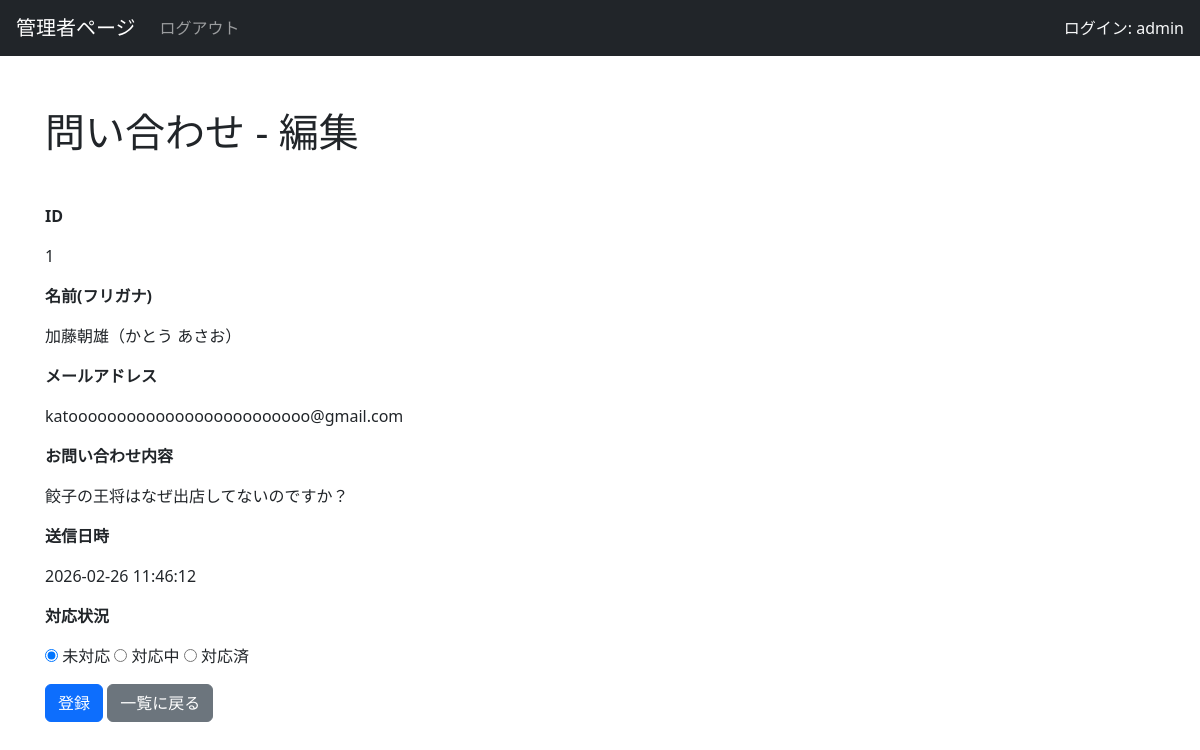
/admin/admin_contact_edit.php?id=1 (signed in), run on the app's committed database.
### tables this page shows
CREATE TABLE `contact` (
  `id` int(11) NOT NULL,
  `name` varchar(255) NOT NULL,
  `kana` varchar(255) NOT NULL,
  `email` varchar(255) NOT NULL,
  `message` text NOT NULL,
  `receive_date` datetime NOT NULL,
  `update_date` datetime NOT NULL,
  `status` int(3) NOT NULL
);

CREATE TABLE `support_status` (
  `id` int(11) NOT NULL,
  `status` varchar(255) NOT NULL,
  `create_date` datetime NOT NULL
);

### functions/function.php (called while the page is built, shortened)
<?php
function h($str)
{
    return htmlspecialchars($str, ENT_QUOTES, 'UTF-8');
}

### admin/admin_contact_edit.php (the view, shortened to what this page needs)
<?php
require_once __DIR__ . "/../functions/function.php";
$id = $_GET["id"];
$db = db_connect();
$sql = "SELECT * FROM contact WHERE id=:id";
$sql2 = " SELECT id,status FROM support_status";
$stmt = $db->prepare($sql);
$stmt2 = $db->prepare($sql2);
$stmt->bindParam(":id", $id, PDO::PARAM_INT);
$stmt->execute();
$stmt2->execute();
$data = $stmt->fetch(PDO::FETCH_ASSOC);
$staData = $stmt2->fetchAll(PDO::FETCH_ASSOC);
?>
<!DOCTYPE html>
<html lang="ja">
<head>
    <link rel="stylesheet" href="https://cdn.jsdelivr.net/npm/bootstrap@5.3.8/dist/css/bootstrap.min.css">
</head>
<body>
    <?php include('admin-header.php');  ?>
    <main role="main" class="container" style="padding:60px 15px 0">
        <h1 class="my-5">問い合わせ - 編集</h1>
        <form action="admin_contact_edit_do.php?id=<?php echo $data["id"]; ?>" method="post" class="mb-3">
            <div class="mb-3">
                <p><b>ID</b></p>
                <p><?php echo $data["id"] ?></p>
                <p><b>名前(フリガナ)</b></p>
                <p><?php echo h($data["name"]) ?><?php echo "（" . h($data["kana"]) . "）" ?></p>
                <p><b>メールアドレス</b></p>
                <p><?php echo h($data["email"]) ?></p>
                <p><b>お問い合わせ内容</b></p>
                <p><?php echo h($data["message"]) ?></p>
                <p><b>送信日時</b></p>
                <p><?php echo $data["receive_date"] ?></p>
                <p><b>対応状況</b></p>
                <?php foreach ($staData as $status): ?>
                    <input type="radio" id="<?php echo $status["id"]; ?>" name="status" value="<?php echo $status["id"]; ?>" <?php echo $status["id"] === $data["status"]  ? "checked" : "" ?>>
                    <label for="<?php echo $status["id"]; ?>"><?php echo $status["status"]; ?></label>
                <?php endforeach; ?>
            </div>
            <div class="mb-3">
                <button type="submit" class="btn btn-primary">登録</button>
                <a href="admin_contact_detail.php" class="btn btn-secondary">一覧に戻る</a>
            </div>
        </form>
    </main>
</body>
</html>

### data on the page
contact: id "1", name "加藤朝雄", kana "かとう あさお", email "katooooooooooooooooooooooooo@gmail.com", message "餃子の王将はなぜ出店してないのですか？", receive_date "2026-02-26 11:46:12", status "☑ 未対応", status "☐ 対応中", status "☐ 対応済"
support_status: status "未対応"
support_status: status "対応中"
support_status: status "対応済"

### other printed values
$_SESSION["admin_user_name"] "admin"
